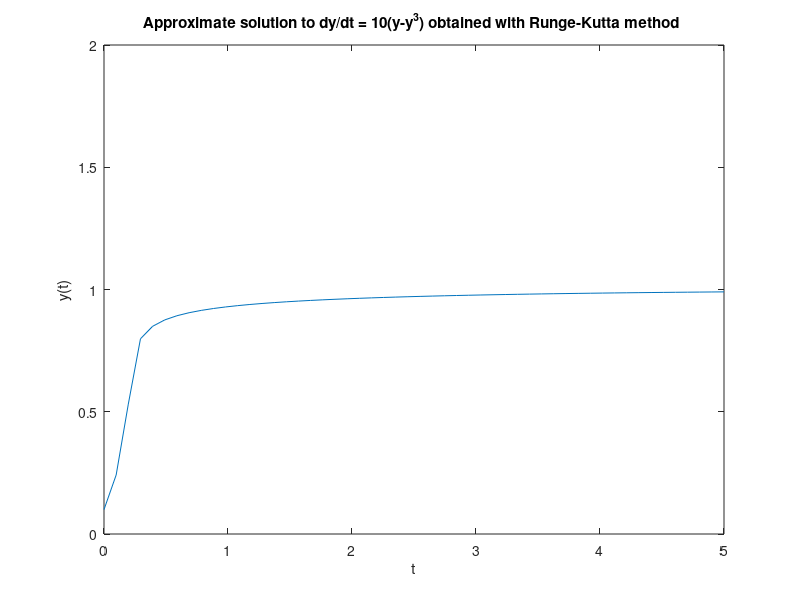

Source code (MATLAB):
%                        EulerSample.m%% A sample Matlab script that implements the Euler's method for % the ODE %% dy/dt = F(t,y)%% where the function F(t,y) is specified using the anonymous function % specification. Note that in this sample, F(t,y), depends upon the % parameter lambda. F will use the value of lambda that precedes the% declaration of F. If one wants to use different values of lambda % in the function F within the same program, the F must be redeclared% after lambda is specified with the different values. %%%%%%%%%%%%%%%%%%%%%%%%%%%%%%%%%%%%%%%%%%%%%%%%%%%%%%%%%%%%%%%%%%%%%%%%%                    Target Function%%%%%%%%%%%%%%%%%%%%%%%%%%%%%%%%%%%%%%%%%%%%%%%%%%%%%%%%%%%%%%%%%%%%%%%%F  = @(y)10*(y-y^3)%     			 %%tInitial    = 0.0;                      % Initial timetFinal      = 5.0;                      % Final timeyInitial    = 0.1;                      % Initial value of yN           = 51;                       % Number of timesteps takenh           = (tFinal - tInitial)/N;    % Timestep determinationy           = zeros(N+1,1);             % Arrays to hold solution valuest           = zeros(N+1,1); %%////////////////////////////////////////////////////////%     Computing the solution using Runge-Kutta method    %////////////////////////////////////////////////////////%t(1)  = tInitial;y(1)  = yInitial;     for(i = 1:N)        t(i+1) = t(i) + h;        y(i+1) = y(i) + .5*h*F(y(i)) +.5*h*F(y(i)+h*F(y(i)));  %Runge-Kuttaend  y(N+1)   %%    Set plot limits %tPlotMin =     tInitial;tPlotMax =     tFinal;yPlotMin =     0.0;yPlotMax =     2.0;% plot, then scale by calling axis command plot(t,y);axis([tPlotMin,tPlotMax,yPlotMin,yPlotMax]);title('Approximate solution to dy/dt = 10(y-y^3) obtained with Runge-Kutta method ')xlabel('t') ylabel('y(t)')